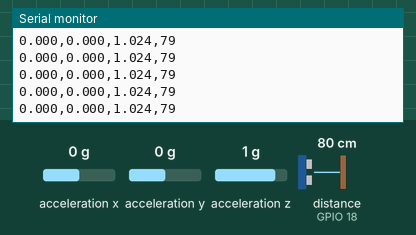
This sketch was run on a simulated ESP32. Shown: the last lines printed to the serial monitor. Wiring (inferred from the names in the program): ultrasonic range finder: trigger GPIO 5; echo GPIO 18; ADXL345 accelerometer at I2C address 0x53. Inputs (shaded band) come from the test bench; at power-on: acceleration x 0 g, distance to the obstacle (sensor on GPIO 18) 80 cm, acceleration y 0 g, acceleration z 1 g. The echo pulse lasts 58.3 µs per cm.

Above: at 1.7 s.
1.8 s: acceleration x set to -1.4 g
At 1.86 s:
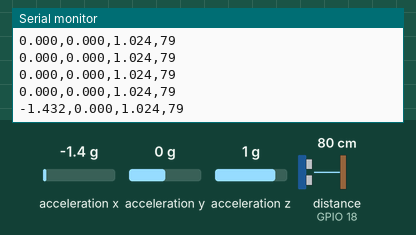
3.3 s: distance to the obstacle (sensor on GPIO 18) set to 2 cm
At 3.32 s:
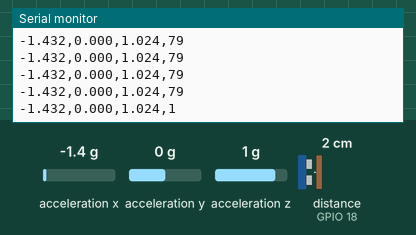
4.8 s: acceleration y set to -1.4 g
At 4.82 s:
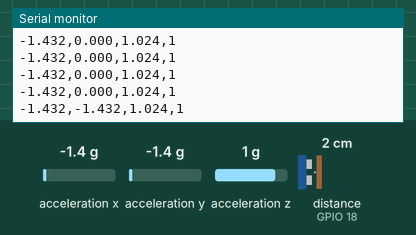
6.3 s: acceleration z set to -1.4 g
At 6.31 s:
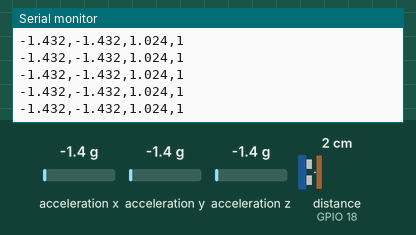
7.8 s: distance to the obstacle (sensor on GPIO 18) set to 4 cm
At 7.81 s:
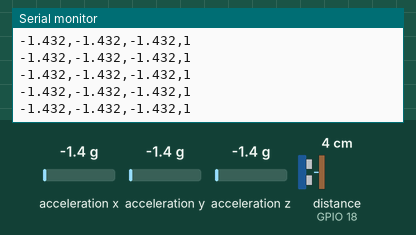
Timing chart, 0 to 10.3 s (numbered marks = the images above; inputs shaded):
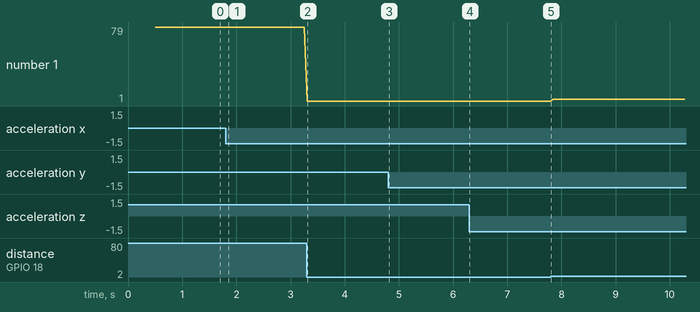

Measured:
- after the input at 1.8 s, the serial monitor: prints a new line after 0.05 s (image 1)
- after the input at 3.3 s, the serial monitor: prints a new line at once (image 2)
- after the input at 4.8 s, the serial monitor: prints a new line at once (image 3)
- plotted number 1: 79 → 1 after the input at 3.3 s, 1 → 3 after the input at 7.8 s

The sketch:

radar_accel.ino.ino
```cpp
#include <Wire.h>

#define ADXL345_ADDR 0x53
#define TRIG 5
#define ECHO 18

void adxl_init() {
  Wire.beginTransmission(ADXL345_ADDR);
  Wire.write(0x2D); Wire.write(0x08);
  Wire.endTransmission();
}

void readADXL(float &x, float &y, float &z) {
  Wire.beginTransmission(ADXL345_ADDR);
  Wire.write(0x32);
  Wire.endTransmission(false);
  Wire.requestFrom(ADXL345_ADDR, 6, true);
  int16_t rx = Wire.read() | Wire.read() << 8;
  int16_t ry = Wire.read() | Wire.read() << 8;
  int16_t rz = Wire.read() | Wire.read() << 8;
  x = rx * 0.004f;  // convertir a g
  y = ry * 0.004f;
  z = rz * 0.004f;
}

long getDistance() {
  digitalWrite(TRIG, LOW); delayMicroseconds(2);
  digitalWrite(TRIG, HIGH); delayMicroseconds(10);
  digitalWrite(TRIG, LOW);
  long d = pulseIn(ECHO, HIGH, 30000) * 0.034 / 2;
  return (d == 0 || d > 400) ? -1 : d;
}

void setup() {
  Serial.begin(115200);
  Wire.begin(21, 22);
  adxl_init();
  pinMode(TRIG, OUTPUT);
  pinMode(ECHO, INPUT);
  delay(500);
}

void loop() {
  float ax, ay, az;
  readADXL(ax, ay, az);
  long dist = getDistance();

  // formato: ax,ay,az,dist
  Serial.print(ax, 3); Serial.print(",");
  Serial.print(ay, 3); Serial.print(",");
  Serial.print(az, 3); Serial.print(",");
  Serial.println(dist);

  delay(50);
}
```
